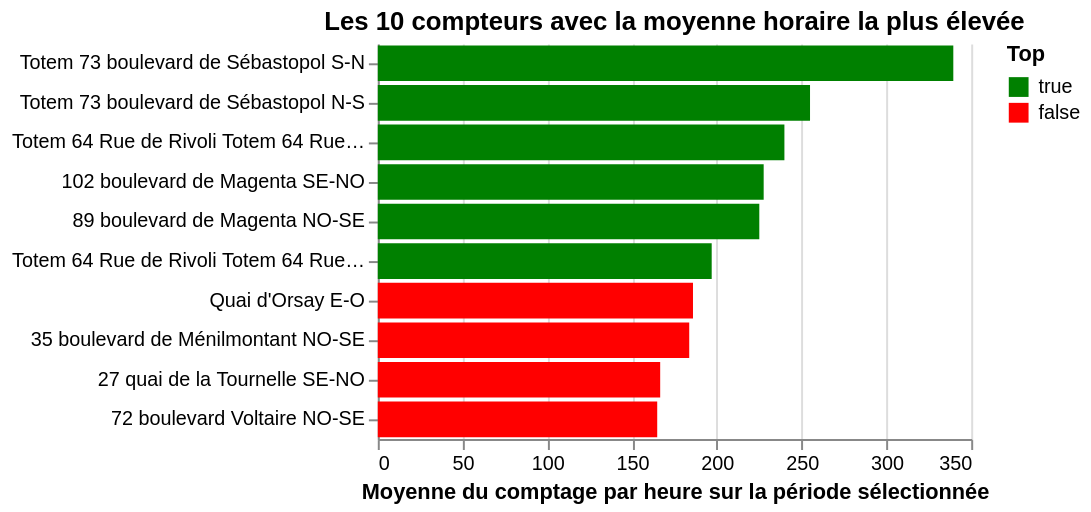

Write notebook code for a chart like this one.
### Markdown cell above
## 7.3 La librairie `altair`

Comme `ggplot`/`plotnine`, `Vega` est un écosystème graphique visant à proposer une implémentation de la grammaire des graphiques de Wilkinson (2012). La syntaxe de `Vega` est donc basée sur un principe déclaratif: on déclare une construction par couches et transformations de données progressives.

A l’origine, `Vega` est basée sur une syntaxe JSON, d’où son lien fort avec `Javascript`. Néanmoins, il existe une API Python qui permet de faire ce type de figures interactives nativement en Python. Pour comprendre la logique de construction d’un code `altair`, voici comment répliquer la figure précédente avec:

### Code cell
import altair as alt

color_scale = alt.Scale(domain=[True, False], range=["green", "red"])

fig2 = (
    alt.Chart(df1)
    .mark_bar()
    .encode(
        x=alt.X(
            "average(sum_counts):Q",
            title="Moyenne du comptage par heure sur la période sélectionnée",
        ),
        y=alt.Y("nom_compteur:N", sort="-x", title=""),
        color=alt.Color("top:N", scale=color_scale, legend=alt.Legend(title="Top")),
        tooltip=[
            alt.Tooltip("nom_compteur:N", title="Nom du compteur"),
            alt.Tooltip("sum_counts:Q", title="Moyenne horaire"),
        ],
    )
    .properties(title="Les 10 compteurs avec la moyenne horaire la plus élevée")
    .configure_view(strokeOpacity=0)
)

fig2.interactive()

### Figure 1 — Vega-Lite specification as saved in the notebook (floating-point values rounded to 4 significant figures)
{"config": {"view": {"continuousWidth": 300, "continuousHeight": 300, "strokeOpacity": 0}}, "data": {"name": "data-e21d01d7b7ec25bcde98dc4d73821161"}, "mark": {"type": "bar"}, "encoding": {"color": {"field": "top", "legend": {"title": "Top"}, "scale": {"domain": [true, false], "range": ["green", "red"]}, "type": "nominal"}, "tooltip": [{"field": "nom_compteur", "title": "Nom du compteur", "type": "nominal"}, {"field": "sum_counts", "title": "Moyenne horaire", "type": "quantitative"}], "x": {"aggregate": "average", "field": "sum_counts", "title": "Moyenne du comptage par heure sur la période sélectionnée", "type": "quantitative"}, "y": {"field": "nom_compteur", "sort": "-x", "title": "", "type": "nominal"}}, "params": [{"name": "param_1", "select": {"type": "interval", "encodings": ["x", "y"]}, "bind": "scales"}], "title": "Les 10 compteurs avec la moyenne horaire la plus élevée", "$schema": "https://vega.github.io/schema/vega-lite/v5.20.1.json", "datasets": {"data-e21d01d7b7ec25bcde98dc4d73821161": [{"nom_compteur": "Totem 73 boulevard de Sébastopol S-N", "sum_counts": 339.4, "top": true}, {"nom_compteur": "Totem 73 boulevard de Sébastopol N-S", "sum_counts": 254.9, "top": true}, {"nom_compteur": "Totem 64 Rue de Rivoli Totem 64 Rue de Rivoli Vélos O-E", "sum_counts": 239.8, "top": true}, {"nom_compteur": "102 boulevard de Magenta SE-NO", "sum_counts": 227.6, "top": true}, {"nom_compteur": "89 boulevard de Magenta NO-SE", "sum_counts": 225.0, "top": true}, {"nom_compteur": "Totem 64 Rue de Rivoli Totem 64 Rue de Rivoli Vélos E-O", "sum_counts": 196.9, "top": true}, {"nom_compteur": "Quai d'Orsay E-O", "sum_counts": 185.9, "top": false}, {"nom_compteur": "35 boulevard de Ménilmontant NO-SE", "sum_counts": 183.7, "top": false}, {"nom_compteur": "27 quai de la Tournelle SE-NO", "sum_counts": 166.6, "top": false}, {"nom_compteur": "72 boulevard Voltaire NO-SE", "sum_counts": 164.8, "top": false}]}}
